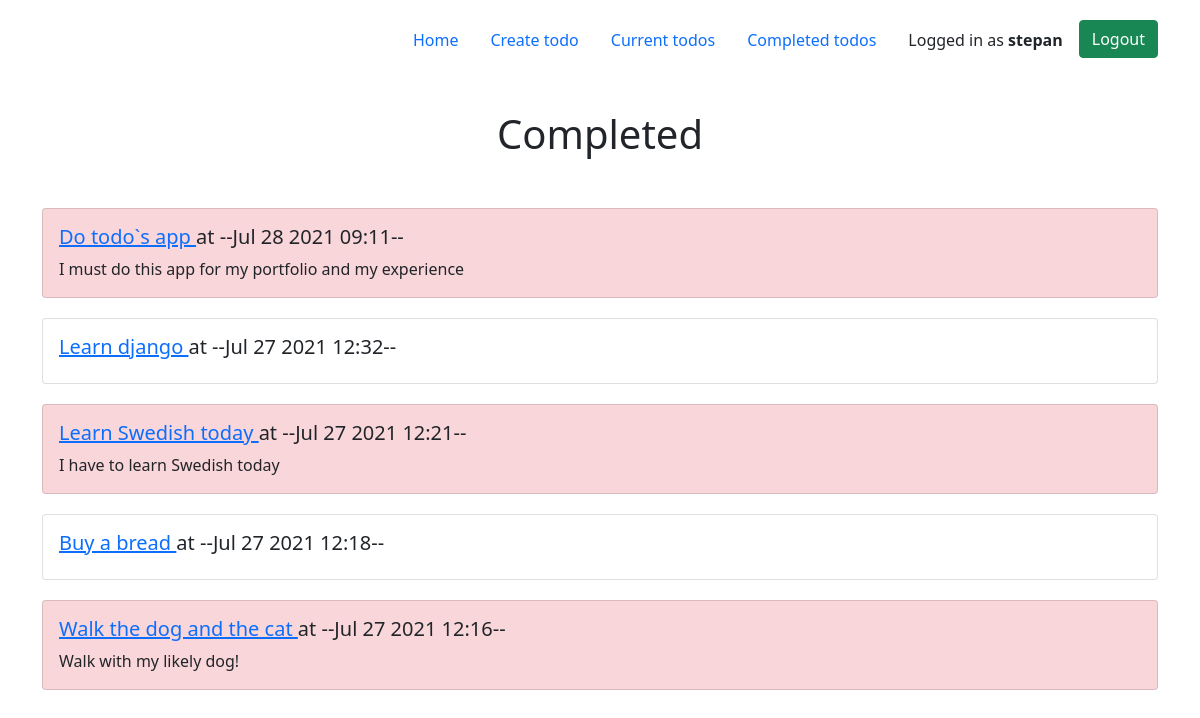
The app's page /completed/ (signed in) with its own data.
### todoapp/models.py (models this page shows)
class Todo(models.Model):
    title = models.CharField(max_length=100)
    memo = models.TextField(blank=True)
    created = models.DateTimeField(auto_now_add=True)
    datecomplited = models.DateTimeField(null=True, blank=True)
    important = models.BooleanField(default=False)
    user = models.ForeignKey(User, on_delete=models.CASCADE)
    def __str__(self):
        return self.title

### todoapp/views.py (the view)
# urls.py: path('completed/', views.completedtodos, name='completedtodos'),
@login_required
def completedtodos(request):
    todos = Todo.objects.filter(user=request.user, datecomplited__isnull=False).order_by('-datecomplited')
    return render(request, 'todoapp/completedtodos.html', {'todos': todos})

### todoapp/templates/todoapp/completedtodos.html
{% extends 'todoapp/base.html' %}
{% block content %}
<h1>Completed</h1>
{% if todos %}
    {% for todo in todos %}
    <div class="card{% if todo.important %} important{% endif %}">
      <div class="card-body">
        <h5 class="card-title">
            <a href="{% url 'viewtodo' todo.id %}">
                {{ todo }}
            </a>
             at
            <span>--{{ todo.datecomplited|date:'M j Y H:i' }}--</span>
        </h5>
        <p class="card-text">{% if todo.memo %}{{ todo.memo }}{% endif %}</p>
      </div>
    </div>
    {% endfor %}
{% else %}
    <p class="empty-list">The completed tasks list is still empty</p>
    <a class="btn btn-success start-btn complete-btn" href="{% url 'currenttodos' %}">Let`s complete!</a>
{% endif %}
{% endblock %}

### todoapp/templates/todoapp/base.html (shortened to what this page needs)
{% load static %}
<!DOCTYPE html>
<html lang="en">
<head>
    <link href="https://cdn.jsdelivr.net/npm/bootstrap@5.0.2/dist/css/bootstrap.min.css" rel="stylesheet">
    <link rel="stylesheet" href="{% static 'todoapp/style.css' %}">
</head>
<body>
  <div class="container">
    <ul class="nav justify-content-end todo-nav">
      <li class="nav-item"><a class="nav-link" href="{% url 'home' %}">Home</a></li>
      <li class="nav-item"><a class="nav-link" href="{% url 'createtodo' %}">Create todo</a></li>
      <li class="nav-item"><a class="nav-link" href="{% url 'currenttodos' %}">Current todos</a></li>
      <li class="nav-item"><a class="nav-link" href="{% url 'completedtodos' %}">Completed todos</a></li>
      {% if user.is_authenticated %}
      <li class="logged">Logged in as <span class="name-user">{{ user.username }}</span></li>
      <li class="nav-item">
        <form action="{% url 'logoutuser' %}" method="POST">
          <button class="btn btn-success" type="submit">Logout</button>
        </form>
      </li>
    {% else %}
      <li class="nav-item"><a class="btn btn-success sign-up__link" href="{% url 'signupuser' %}">Sign Up</a></li>
      <li class="nav-item"><a class="btn btn-success login__link" href="{% url 'loginuser' %}">Log In</a></li>
    {% endif %}
    </ul>
    {% block content %}{% endblock %}
  </div>
</body>
</html>

### todoapp/static/todoapp/style.css (style rules this page uses)
.todo-nav { padding-top: 20px; }
.logged { padding: .5rem 1rem; }
.name-user { font-weight: 700; }
h1 { text-align: center; margin: 50px 0; }
.card { margin: 20px 0; }
.important { background: rgba(220, 53, 69, .2) }

### records on screen
Todo: title "Do todo`s app", datecomplited "Jul 28 2021 09:11", memo "I must do this app for my portfolio and my experience"
Todo: title "Learn django", datecomplited "Jul 27 2021 12:32"
Todo: title "Learn Swedish today", datecomplited "Jul 27 2021 12:21", memo "I have to learn Swedish today"
Todo: title "Buy a bread", datecomplited "Jul 27 2021 12:18"
Todo: title "Walk the dog and the cat", datecomplited "Jul 27 2021 12:16", memo "Walk with my likely dog!"

### other values on screen
{{ user.username }} "stepan"
